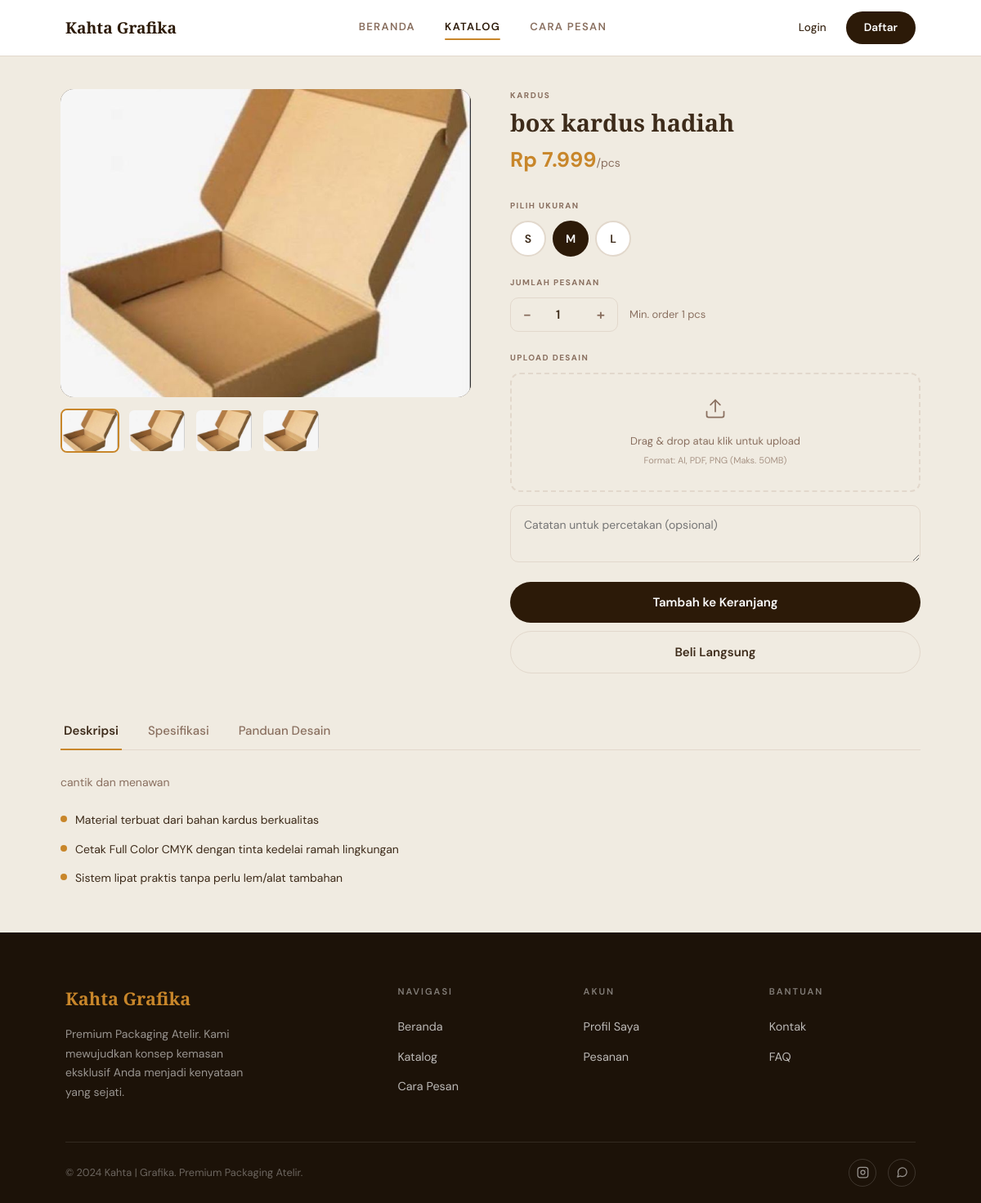
Page /catalog/box-kardus-hadiah/ on the committed database.
### apps/catalog/models.py (models this page shows, shortened)
class Product(models.Model):
    category = models.ForeignKey(
        Category,
        on_delete=models.CASCADE,
        related_name='products'
    )
    name = models.CharField(max_length=200)
    slug = models.SlugField(unique=True, db_index=True)
    description = models.TextField()
    material_spec = models.TextField()
    price = models.DecimalField(max_digits=12, decimal_places=0)
    min_order = models.PositiveIntegerField(default=1)
    image = models.ImageField(upload_to='products/', blank=True, null=True)
    is_active = models.BooleanField(default=True)
    created_at = models.DateTimeField(auto_now_add=True)
    updated_at = models.DateTimeField(auto_now=True)

class Category(models.Model):
    name = models.CharField(max_length=100)
    slug = models.SlugField(unique=True, db_index=True)
    description = models.TextField(blank=True)
    image = models.ImageField(upload_to='categories/', blank=True, null=True)
    created_at = models.DateTimeField(auto_now_add=True)

### apps/catalog/views.py (the view)
# urls.py: path('catalog/<slug:slug>/', views.product_detail, name='product_detail'),
def product_detail(request, slug):
    product = get_object_or_404(Product, slug=slug, is_active=True)
    related_products = Product.objects.filter(
        category=product.category,
        is_active=True
    ).exclude(id=product.id)[:4]
    return render(request, 'catalog/product_detail.html', {
        'product': product,
        'related_products': related_products,
    })

### apps/cart/context_processors.py (called while the page is built)
def cart_context(request):
    count = 0
    if request.user.is_authenticated:
        try:
            cart = Cart.objects.get(user=request.user)
            count = cart.item_count
        except Cart.DoesNotExist:
            pass
    return {'cart_item_count': count}

### apps/catalog/templatetags/currency_tags.py (called while the page is built)
@register.filter(name='rupiah')
def rupiah(value):
    try:
        if value is None:
            return "Rp 0"
        val = int(float(value))
        formatted = f"{val:,}".replace(",", ".")
        return f"Rp {formatted}"
    except (ValueError, TypeError):
        return value

### templates/catalog/product_detail.html (shortened to what this page needs)
{% extends 'base.html' %}
{% load static %}
{% block extra_css %}
<link rel="stylesheet" href="{% static 'css/product_detail.css' %}?v=2">
{% endblock %}
{% block content %}
<section class="pd-top">
  <div class="pd-gallery">
    <div class="pd-main-image" id="mainImage">
      {% if product.image %}
        <img src="{{ product.image.url }}" alt="{{ product.name }}" id="mainImg">
      {% else %}
        <div style="width:100%;height:100%;display:flex;align-items:center;justify-content:center;color:rgba(255,255,255,.5);">
          Tidak ada gambar
        </div>
      {% endif %}
    </div>
    <div class="pd-thumbnails">
      {% if product.image %}
        <div class="pd-thumb active" data-src="{{ product.image.url }}">
          <img src="{{ product.image.url }}" alt="{{ product.name }}">
        </div>
        <div class="pd-thumb" data-src="{{ product.image.url }}">
          <img src="{{ product.image.url }}" alt="{{ product.name }}">
        </div>
        <div class="pd-thumb" data-src="{{ product.image.url }}">
          <img src="{{ product.image.url }}" alt="{{ product.name }}">
        </div>
        <div class="pd-thumb" data-src="{{ product.image.url }}">
          <img src="{{ product.image.url }}" alt="{{ product.name }}">
        </div>
      {% endif %}
    </div>
  </div>
  <div class="pd-info">
    <p class="pd-category-label">{{ product.category.name|upper }}</p>
    <h1 class="pd-name">{{ product.name }}</h1>
    <p class="pd-price">{{ product.price|rupiah }}<span>/pcs</span></p>
    <span class="pd-field-label">Pilih Ukuran</span>
    <div class="pd-sizes">
      <button type="button" class="pd-size-btn" data-size="S">S</button>
      <button type="button" class="pd-size-btn active" data-size="M">M</button>
      <button type="button" class="pd-size-btn" data-size="L">L</button>
    </div>
    <span class="pd-field-label">Jumlah Pesanan</span>
    <div class="pd-qty-row">
      <div class="pd-qty-control">
        <button type="button" class="pd-qty-btn" id="pdQtyMinus">−</button>
        <input type="number" class="pd-qty-value" id="pdQtyValue" value="{{ product.min_order }}" min="{{ product.min_order }}">
        <button type="button" class="pd-qty-btn" id="pdQtyPlus">+</button>
      </div>
      <span class="pd-qty-hint">Min. order {{ product.min_order }} pcs</span>
    </div>
    <span class="pd-field-label">Upload Desain</span>
    <div class="pd-upload-zone" id="uploadZone">
      <svg width="28" height="28" viewBox="0 0 24 24" fill="none" stroke="currentColor" stroke-width="1.5" stroke-linecap="round" stroke-linejoin="round">
        <path d="M21 15v4a2 2 0 0 1-2 2H5a2 2 0 0 1-2-2v-4"/>
        <polyline points="17 8 12 3 7 8"/>
        <line x1="12" y1="3" x2="12" y2="15"/>
      </svg>
      <p class="pd-upload-text">Drag & drop atau klik untuk upload</p>
      <p class="pd-upload-hint">Format: AI, PDF, PNG (Maks. 50MB)</p>
    </div>
    <textarea class="pd-notes" id="designNote" placeholder="Catatan untuk percetakan (opsional)" rows="2"></textarea>
    <div class="pd-actions">
      <button type="button" class="pd-btn-cart" id="pdAddToCart"
        data-product-id="{{ product.pk }}"
        data-product-name="{{ product.name }}">
        Tambah ke Keranjang
      </button>
      <button type="button" class="pd-btn-buy">
        Beli Langsung
      </button>
    </div>
  </div>
</section>
<section class="pd-tabs-section">
  <div class="pd-tabs" role="tablist">
    <button class="pd-tab active" data-tab="desc" role="tab">Deskripsi</button>
    <button class="pd-tab" data-tab="spec" role="tab">Spesifikasi</button>
    <button class="pd-tab" data-tab="guide" role="tab">Panduan Desain</button>
  </div>
  <div class="pd-tab-panel active" id="tab-desc">
    <p>{{ product.description|linebreaksbr }}</p>
    <ul class="pd-features">
      <li>Material {{ product.material_spec }}</li>
      <li>Cetak Full Color CMYK dengan tinta kedelai ramah lingkungan</li>
      <li>Sistem lipat praktis tanpa perlu lem/alat tambahan</li>
    </ul>
  </div>
</section>
{% endblock %}

### static/css/base.css (style rules this page uses)
:root { --bg-cream: #f0ebe1; --bg-white: #ffffff; --bg-dark: #1c1208; --bg-dark-alt: #251808; --color-primary: #2c1a08; --color-accent: #c8862a; --color-accent-hover: #a86d1e; --color-text: #3d2b1a; --color-text-muted:#8a7060; --color-border: #e2d8cc; --font-display: 'Playfair Display', Georgia, serif; --font-body: 'DM Sans', system-ui, sans-serif; --radius-sm: 8px; --radius-md: 16px; --radius-lg: 24px; --radius-xl: 32px; --shadow-card: 0 2px 24px rgba(44, 26, 8, 0.07); --shadow-hover: 0 8px 40px rgba(44, 26, 8, 0.13); --container-max: 1160px; --container-pad: clamp(20px, 5vw, 80px); --transition: 0.28s cubic-bezier(0.4, 0, 0.2, 1); }
*, *::before, *::after { box-sizing: border-box; margin: 0; padding: 0; }
html { scroll-behavior: smooth; font-size: 16px; }
body { font-family: var(--font-body); background: var(--bg-cream); color: var(--color-text); line-height: 1.6; -webkit-font-smoothing: antialiased; }
img { display: block; max-width: 100%; }
ul { list-style: none; }
button { cursor: pointer; font-family: var(--font-body); border: none; background: none; }

### rows in the picture
Product: image (picture), category.name "KARDUS", name "box kardus hadiah", price|rupiah "Rp 7.999", min_order "1", description "cantik dan menawan", material_spec "terbuat dari bahan kardus berkualitas"
